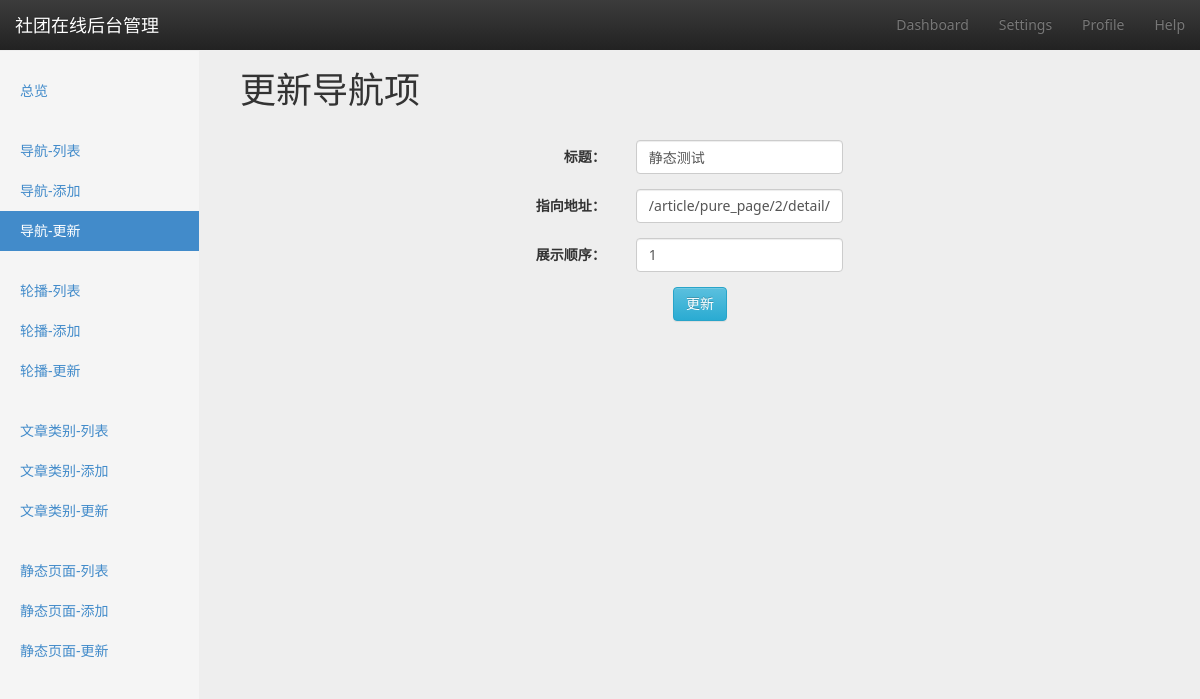
/navbar/2/update/, run on the app's committed database.
### navbar/models.py (models this page shows, shortened)
class NavItem(models.Model):
    title = models.CharField(verbose_name=u'标题', max_length=8, default=u'New page')
    url = models.CharField(verbose_name=u'指向链接', max_length=4096, blank=True, null=True)
    show_order = models.SmallIntegerField(verbose_name=u'展示顺序', default=0)
    create_time = models.DateTimeField(verbose_name=u'创建时间', auto_now_add=True)
    class Meta:
        verbose_name_plural = verbose_name = u'导航条'
        ordering = ['show_order', '-create_time']

### navbar/views.py (the view)
# urls.py: url(r'^(?P<pk>[0-9]+)/update/$', views.NavbarUpdateView.as_view(), name='navbar-update'),
class NavbarUpdateView(AjaxableResponseMixin, UpdateView):
    model = NavItem
    context_object_name = 'navitem'
    template_name_suffix = '_update_form'
    success_url = reverse_lazy('navbar-list')
    fields = ['title', 'show_order', 'url']
    def get_context_data(self, *args, **kwargs):
        context = super(NavbarUpdateView, self).get_context_data(*args, **kwargs)
        context['active_page'] = 'navbar-update'
        return context

### utils/common_mixin.py (called while the page is built)
    def get_context_data(self, *args, **kwargs):
        context = super(BaseMixin, self).get_context_data(**kwargs)
        context['COMMUNITY_NAME'] = COMMUNITY_NAME
        context['COMMUNITY_DESCRIPTION'] = COMMUNITY_DESCRIPTION
        context['PAGE_NUMBER'] = PAGE_NUMBER
        return context

### templates/navbar/navitem_update_form.html (shortened to what this page needs)
{% extends 'website/backend/settings/settings_base.html' %}
{% block option-title %}
    更新导航项
{% endblock %}
{% block content %}
    <div class="col-md-12">
        <form class="form-horizontal" id="data-form">
            <div class="form-group">
                <label for="title" class="col-sm-3 col-sm-offset-2 control-label">标题：</label>
                <div class="col-sm-3">
                    <input type="text" id="title" name="title" class="form-control" value="{{ navitem.title }}">
                </div>
            </div>
            <div class="form-group">
                <label for="url" class="col-sm-3 col-sm-offset-2 control-label">指向地址：</label>
                <div class="col-sm-3">
                    <input type="text" id="url" name="url" class="form-control" value="{{ navitem.url }}">
                </div>
            </div>
            <div class="form-group">
                <label for="show_order" class="col-sm-3 col-sm-offset-2 control-label">展示顺序：</label>
                <div class="col-sm-3">
                    <input type="number" id="show_order" name="show_order" class="form-control" value="{{ navitem.show_order }}">
                </div>
            </div>
            <button class="btn btn-info" id="submit-btn">更新</button>
        </form>
    </div>
{% endblock %}

### website/static/css/main.css (style rules this page uses)
body { background-color: #eeeeee; font-family: "Segoe UI", "Microsoft YaHei UI", sans-serif, "Segoe MDL2 Assets", "Symbols"; }

### website/static/css/dashboard.css (style rules this page uses)
body { padding-top: 50px; }

### data on the page
NavItem: title "静态测试", url "/article/pure_page/2/detail/", show_order "1"

### other printed values
{{ COMMUNITY_NAME }} "社团在线"
